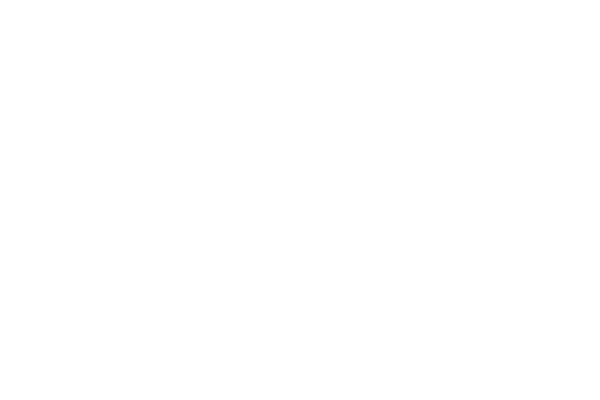
Frame 1 (no input)
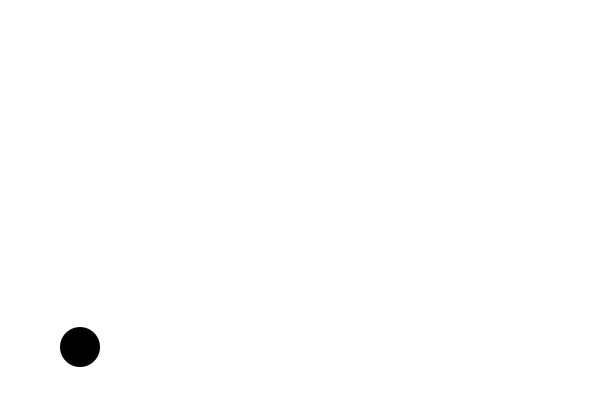
Frame 60 (the mouse pressed at the canvas centre just before this capture)
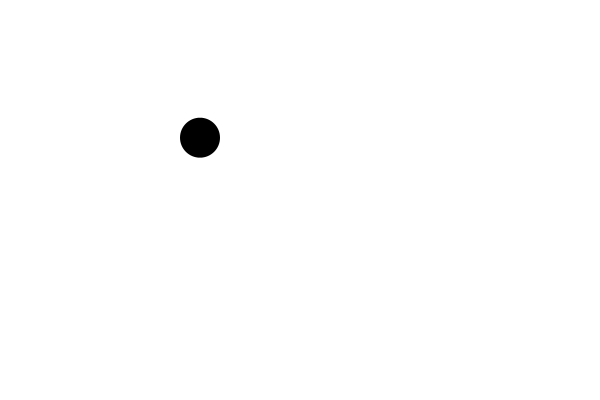
Frame 120 (the mouse held since frame 60 and released just before this capture)

The Processing sketch that drew these frames (run headless with seeded random() and noise(); from frame 60 on, the mouse is pressed at the canvas centre):

// Processing sketch: motion_15_draw_sin_wave
// ── motion_15_draw_sin_wave.pde
float angle = 0;
float xSpeed = 2;
float d = 40;
float x = -d;

void setup() {
  size(600, 400);
  background(255);
  noStroke();
}

void draw() {
  background(255);
  x = x + xSpeed;
  fill(0);
  float y = sin(angle) * 150;
  ellipse(x, y + height/2, d, d);
  angle += 0.03;
  if (x > width + 16) {
    x = -d;
  }
}
